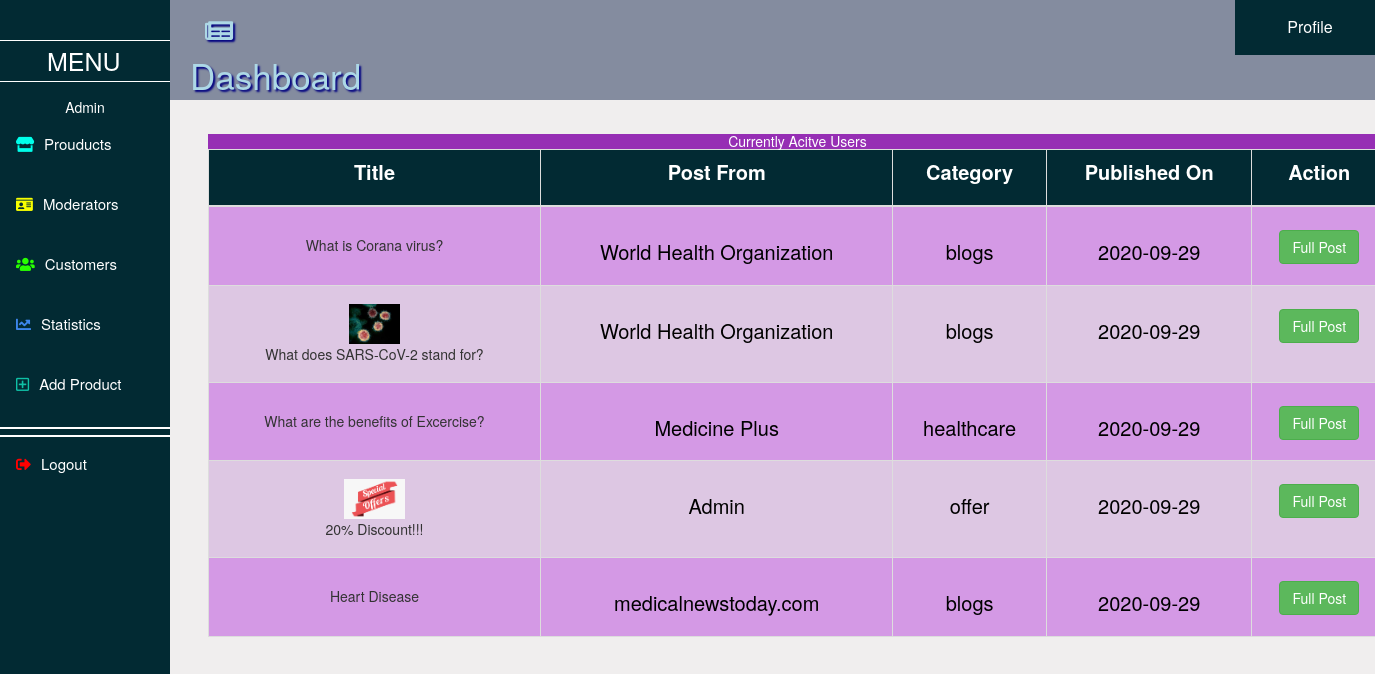
Page /viewPosts.php (signed in) on the committed database.
### tables this page shows
CREATE TABLE `post` (
  `post_id` int(10) NOT NULL,
  `published_date` date NOT NULL,
  `author_name` varchar(100) NOT NULL,
  `post_cat` varchar(20) NOT NULL,
  `topic_name` varchar(50) NOT NULL,
  `details` varchar(1000) NOT NULL,
  `image_dir` varchar(255) DEFAULT NULL
);

### viewPosts.php (the view, shortened to what this page needs)
<!DOCTYPE html>
<html>
  <head>
		<link rel="stylesheet" href="Node_modules/css/bootstrap.min.css">
		<link rel="stylesheet" href="fontawesome-web/css/all.css">
  </head>
  <body style='background-color: #F0EEEE;'>
    <div class="sidenav">
      <h1 href='adminDashboard.php' id="p1" style='text-decoration: none;'> MENU </h1>
      <p style="text-align: center; margin-top: 15px; color: white;">Admin</p>
      <a href="viewProducts.php" type="submit" id="list"> <i style='color: #00FFEA;' class="fas fa-store"></i>Prouducts</a>
      <a href="viewModerators.php" type="submit" id="list"> <i style='color: #F8FF00;' class="fas fa-id-card"></i>Moderators</a>
      <a href="viewUsers.php" id="list"> <i style='color: #28FF00;' class="fas fa-users"></i>Customers</a>
      <a id='list' type="submit" onclick='openDiv()'><i style="color: #3D86EC;" class="fas fa-chart-line"></i>Statistics </a>
      <a href="addProduct.php" id='list'><i style='color: #0FC0A6;' class="far fa-plus-square"></i>Add Product</a>
      <p style='border-top: 2px solid white; border-bottom: 2px solid white; height: 10px;'></p>
      <a href='logout.php' type="submit" id="list"> <i style='color: #FF0101;' class="fas fa-sign-out-alt"></i>Logout</a>
    </div>
    <div class="main">
      <div class="container-fluid" id='header'>
        <div class='left'>
          <a href="adminDashboard.php" id='aText'><i class="fas fa-newspaper" id='iLogo'></i>Dashboard</a>
        </div>
        <div class='right'>
          <div class="dropdown">
            <button class="dropbtn">Profile</button>
          </div>
        </div>
      </div>
      <div class="container" style='margin-top: 10px; padding: 10px;'>
        <div class="row">
          <div class="col-md-12" style='margin-left: 30px; padding: 0px;'>
            <h5 style='background-color: #962EB4; color: white; text-align: center; margin-bottom: 0px;'> Currently Acitve Users</h5>
            <table class="table-responsive">
              <table class="table table-bordered table-striped" style='margin-top: 0px; margin-bottom: 0px;'>
                <thead>
                  <tr style='background-color: #022A33; color: white;'>
                    <th><p style="font-size: 20px; text-weight: bold; text-align: center;">Title</p></th>
                    <th><p style="font-size: 20px; text-weight: bold; text-align: center;">Post From</p></th>
                    <th><p style="font-size: 20px; text-weight: bold; text-align: center;">Category</p></th>
                    <th><p style="font-size: 20px; text-weight: bold; text-align: center;">Published On</p></th>
                    <th><p style="font-size: 20px; text-weight: bold; text-align: center;">Action</p></th>
                  </tr>
                </thead>
                <tbody>
                  <?php
                    $dbconnect = mysqli_connect('localhost', 'root', '', 'Online_Pharmacy');
                    $sql = "SELECT * FROM post";
                    $result = mysqli_query($dbconnect, $sql);
                    $i = 1;
                    $bc_color = '';
                    while($row = mysqli_fetch_array($result)){
                      if($i%2 == 0){$bc_color = '#DDC7E3';}
                      else{$bc_color = '#D499E5';}
                      $img_path = $row['image_dir'];
                      $from = $row['author_name'];
                      $title = $row['topic_name'];
                      $cat = $row['post_cat'];
                      $date = $row['published_date'];
                  ?>
                      <tr style='background-color: <?php echo $bc_color; ?>'>
                        <form action="viewPost.php" method='GET'>
                          <td style="text-align: center;"><img src='<?php echo $img_path;?>' style="height: 40px; margin-top: 1rem; paddding: auto;" alt=""><p> <?php echo $title; ?> </p></td>
                          <td><p style="margin-top: 23px; color: black; font-size: 20px; text-weight: bold; text-align: center;"><?php echo $from;?></p></td>
                          <td><p style="margin-top: 23px; color: black; font-size: 20px; text-weight: bold; text-align: center;"><?php echo $cat;?></p></td>
                          <td><p style="margin-top: 23px; color: black; font-size: 20px; text-weight: bold; text-align: center;"><?php echo $date;?></p></td>
                          <td style="text-align: center;">
                            <input formaction='viewPost.php' type="submit" style="margin-top: 1.5rem;" class="btn btn-success btn-pill" value='Full Post'>
                          </td>
                        </form>
                      </tr>
                      <?php
                        $i++;
                      }
                      ?>
                </tbody>
              </table>
            </table>
          </div>
        </div>
      </div>
	  </div>
  </body>
</html>

### viewPosts.php (style rules this page uses)
.sidenav { height: 100%; width: 170px; position: fixed; z-index: 1; top: 0; left: 0; background-color: #022A33; overflow-x: hidden; padding-top: 20px; }
#list { width: 170px; height: 60px; border: none; padding: 6px 8px 6px 16px; font-size: 15px; background-color: #022A33; color: white; display: block; transition: font-size .5s; }
#p1 { padding: 6px 8px 6px 47px; font-size: 25px; color: white; display: block; border-top: 1px solid white; border-bottom: 1px solid white; }
.main { margin-left: 160px; padding: 0px; }
i { margin-right: 10px; }
#iLogo { color: lightblue; text-shadow: 2px 2px 2px navy; margin-left: 10px; font-size: 2.5rem; }
#header { display: inline-block; width: 100%; padding: 0px 5px 0px 25px; background-color: #848C9F; }
.left { float: left; display: inline-block; width: 20rem; padding: 0px 5px 0px 5px; }
.right { float: right; }
#aText { font-size: 35px; margin-top: 0px; padding: 0px 5px 0px 5px; text-decoration: none; color: lightblue; text-shadow: 2px 2px 2px navy; }
.dropbtn { background-color: #022A33; color: white; padding: 16px; font-size: 16px; margin-right: -15px; border: none; width: 15rem; }
.dropdown { position: relative; display: inline-block; }

### rows in the picture
post: topic_name "What is Corana virus?", author_name "World Health Organization", post_cat "blogs", published_date "2020-09-29"
post: image_dir (picture), topic_name "What does SARS-CoV-2 stand for?", author_name "World Health Organization", post_cat "blogs", published_date "2020-09-29"
post: topic_name "What are the benefits of Excercise?", author_name "Medicine Plus", post_cat "healthcare", published_date "2020-09-29"
post: image_dir (picture), topic_name "20% Discount!!!", author_name "Admin", post_cat "offer", published_date "2020-09-29"
post: topic_name "Heart Disease", author_name "medicalnewstoday.com", post_cat "blogs", published_date "2020-09-29"
